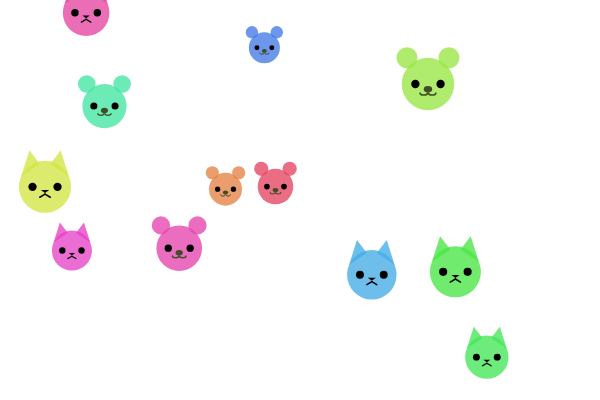
Frame 1 (no input)
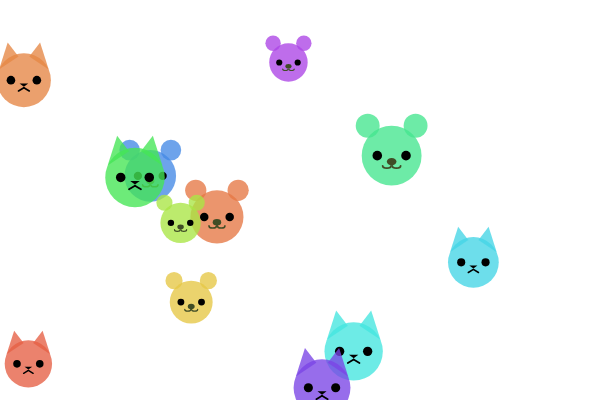
Frame 60 (no input)
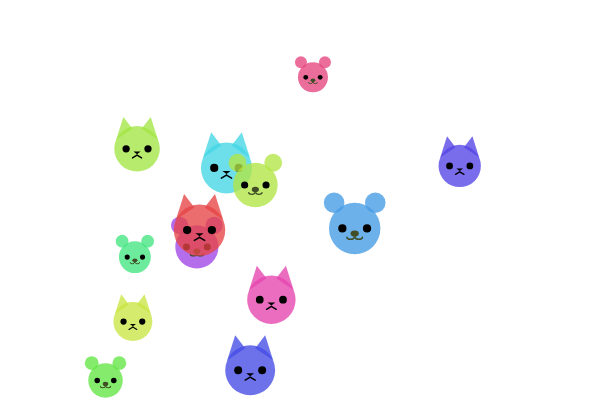
Frame 120 (the mouse pressed at the canvas centre since frame 60)

The p5.js sketch that drew these frames (run headless with seeded random() and noise() and a simulated clock; from frame 60 on, the mouse is pressed at the canvas centre):

// p5.js sketch
// ── sketch.js
// DM2008 — Activity 4b
// Objects in Motion (60 min)

let agents = [];
const NUM_START = 12;

function setup() {
  createCanvas(600, 400);
  noStroke();
  colorMode(HSB, 360, 100, 100, 255);

  // ============================
  // Step 1: Populate the array
  // - Use a loop to create multiple instances
  // - Give each instance some randomized starting values
  // ============================
  for (let i = 0; i < NUM_START; i++) {
    let x = random(width);
    let y = random(height);
    let animalSize = random(30, 60);
    let speedX = random(-2, 2);
    let speedY = random(-2, 2);
    let type = random(["bear", "cat"]);
    agents.push(new AnimalAgent(x, y, animalSize, speedX, speedY, type));
  }
}

function draw() {
  background(230);

  for (let i = 0; i < agents.length; i++) {
    agents[i].update();
    agents[i].changeColor();
    agents[i].show();
  }

  // remove too small agents
  for (let i = agents.length - 1; i >= 0; i--) {
    if (agents[i].animalSize <= 10) {
      agents.splice(i, 1);
    }
  }
}

function mousePressed() {
  let animalSize = random(30, 60);
  let speedX = random(-2, 2);
  let speedY = random(-2, 2);
  let type = random(["bear", "cat"]);
  agents.push(
    new AnimalAgent(mouseX, mouseY, animalSize, speedX, speedY, type)
  );
}

function keyPressed() {
  if (key === "C") agents = []; // clear all
}

// ============================
// AnimalAgent class
// ============================
class AnimalAgent {
  constructor(x, y, animalSize, speedX, speedY, type) {
    this.x = x;
    this.y = y;
    this.animalSize = animalSize; // renamed from size
    this.dx = speedX;
    this.dy = speedY;
    this.type = type; // "bear" or "cat"
    this.hue = random(360);
    this.alpha = 200;
  }

  update() {
    this.x += this.dx;
    this.y += this.dy;

    if (this.x < 0 || this.x > width) {
      this.dx *= -1;
    }
    if (this.y < 0 || this.y > height) {
      this.dy *= -1;
    }

    // pulsing  size
    this.animalSize += sin(frameCount * 0.05) * 0.2;
    this.animalSize -= 0.01; // slow shrink
  }

  changeColor() {
    this.hue = (this.hue + 1) % 360;
  }

  show() {
    push();
    translate(this.x, this.y);
    scale(this.animalSize / 50); // normalize size to 50 for drawing

    fill(this.hue, 70, 90, this.alpha);

    if (this.type === "bear") {
      // bear head and features
      // head
      ellipse(0, 0, 50, 50);
      // left ear
      ellipse(-20, -25, 20, 20);
      // right ear
      ellipse(20, -25, 20, 20);
      // eyes
      fill(0);
      ellipse(-12, 0, 8, 8);
      ellipse(12, 0, 8, 8);
      // nose
      fill(80, 50, 30);
      ellipse(0, 5, 8, 6);
      // mouth
      noFill();
      stroke(80, 50, 30);
      strokeWeight(1.5);
      arc(4, 8.5, 7, 4, 0, PI);
      arc(-4, 8.5, 7, 4, 0, PI);
      noStroke();
    } else if (this.type === "cat") {
      // cat head and features
      // head
      ellipse(0, 0, 50, 50);
      // left ear
      triangle(-23, -10, -15, -35, -5, -22);
      // right ear
      triangle(23, -10, 15, -35, 5, -22);
      // eyes
      fill(0);
      ellipse(-12, 0, 8, 8);
      ellipse(12, 0, 8, 8);
      // nose
      fill(255, 0, 0);
      triangle(-4, 3, 0, 6, 4, 3);
      // mouth
      noFill();
      stroke(0);
      strokeWeight(1.5);
      line(0, 7, -5, 10);
      line(0, 7, 5, 10);
      noStroke();
    }

    pop();
  }
}
